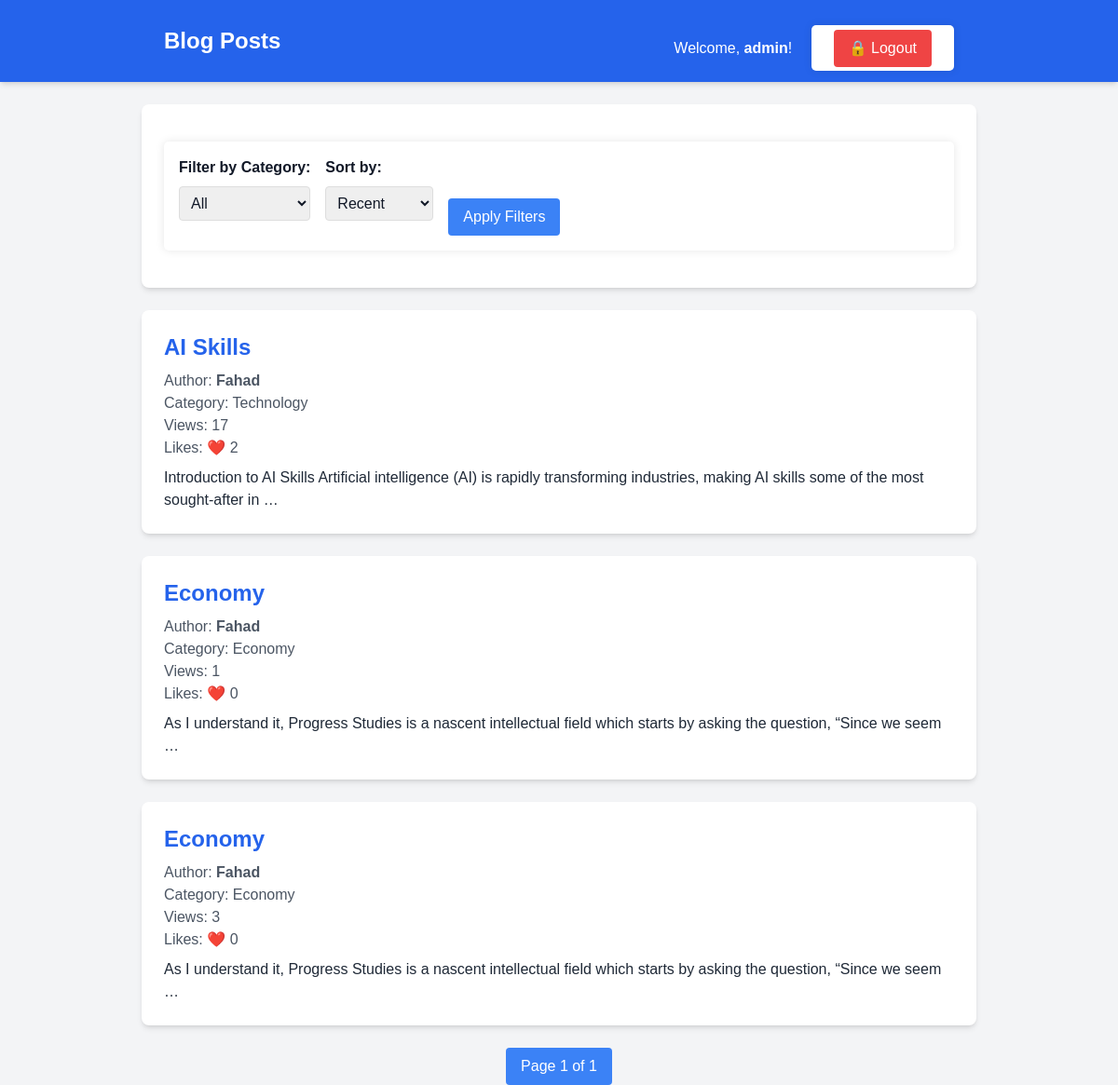
/ (signed in), run on the app's committed database.
### blog/models.py (models this page shows, shortened)
class User(AbstractUser):
    is_reader = models.BooleanField(default=False)
    is_publisher = models.BooleanField(default=False)
    objects = CustomUserManager()  # ✅ Explicitly setting the manager

class BlogPost(models.Model):
    title = models.CharField(max_length=200)
    content = models.TextField()
    author = models.ForeignKey('User', on_delete=models.CASCADE, related_name='blog_posts')  # ✅ Fixed User reference
    category = models.ForeignKey(Category, on_delete=models.SET_NULL, null=True)
    created_at = models.DateTimeField(auto_now_add=True)
    updated_at = models.DateTimeField(auto_now=True)
    views = models.PositiveIntegerField(default=0)

class Category(models.Model):
    name = models.CharField(max_length=100)

### blog/views.py (the view)
# urls.py: path('', views.blog_list, name='blog_list'),
def blog_list(request):
    category_id = request.GET.get('category')
    blogs = BlogPost.objects.all()
    if category_id:
        blogs = blogs.filter(category_id=category_id)
    sort_by = request.GET.get('sort_by')
    if sort_by == 'recent':
        blogs = blogs.order_by('-created_at')
    elif sort_by == 'most_liked':
        blogs = blogs.annotate(num_likes=Count('likes')).order_by('-num_likes')
    elif sort_by == 'latest':  # Sort by latest created blog
        blogs = blogs.order_by('-created_at')
    elif sort_by == 'earliest':  # Sort by earliest created blog
        blogs = blogs.order_by('created_at')
    categories = Category.objects.all()
    paginator = Paginator(blogs, 5)  # Show 5 blogs per page
    page_number = request.GET.get('page')
    page_obj = paginator.get_page(page_number)
    return render(request, 'blog/blog_list.html', {
        'page_obj': page_obj,
        'categories': categories,
    })

### blog/templates/blog/blog_list.html (shortened to what this page needs)
{% load static %}
<!DOCTYPE html>
<html lang="en">
<head>
    <script src="https://cdn.tailwindcss.com"></script>
    <link rel="stylesheet" href="{% static 'blog/styles.css' %}">
</head>
<body class="bg-gray-100 text-gray-900">
    <header class="bg-blue-600 text-white py-4 shadow-md">
        <div class="max-w-4xl mx-auto flex justify-between items-center px-6">
            <h1 class="text-2xl font-bold">Blog Posts</h1>
            <nav>
                {% if user.is_authenticated %}
                    <p class="inline-block mr-4">Welcome, <span class="font-semibold">{{ user.username }}</span>!</p>
                    <form action="{% url 'logout' %}" method="post" class="inline">
                        <button type="submit" class="bg-red-500 text-white px-4 py-2 rounded hover:bg-red-700">
                            🔒 Logout
                        </button>
                    </form>
                {% endif %}
            </nav>
        </div>
    </header>
    <div class="max-w-4xl mx-auto mt-6 bg-white p-6 rounded-lg shadow-md">
        <form method="get" class="flex flex-wrap gap-4">
            <div>
                <label for="category" class="block font-semibold">Filter by Category:</label>
                <select name="category" id="category" class="border rounded p-2">
                    <option value="">All</option>
                </select>
            </div>
            <div>
                <label for="sort_by" class="block font-semibold">Sort by:</label>
                <select name="sort_by" id="sort_by" class="border rounded p-2">
                    <option value="recent" {% if request.GET.sort_by == "recent" %}selected{% endif %}>Recent</option>
                </select>
            </div>
            <button type="submit" class="bg-blue-500 text-white px-4 py-2 rounded hover:bg-blue-700 self-end">
                Apply Filters
            </button>
        </form>
    </div>
    <div class="max-w-4xl mx-auto mt-6">
        <ul class="space-y-6">
            {% for blog in page_obj %}
                <li class="bg-white p-6 rounded-lg shadow-md">
                    <a href="{% url 'blog_detail' blog.pk %}" class="text-2xl font-bold text-blue-600 hover:underline">
                        {{ blog.title }}
                    </a>
                    <p class="text-gray-600 mt-2">Author: <span class="font-semibold">{{ blog.author.username }}</span></p>
                    <p class="text-gray-600">Category: {{ blog.category.name }}</p>
                    <p class="text-gray-600">Views: {{ blog.views }}</p>
                    <p class="text-gray-600">Likes: ❤️ {{ blog.likes.count }}</p>
                    <p class="text-gray-800 mt-2">{{ blog.content|truncatewords:20 }}</p>
                </li>
            {% endfor %}
        </ul>
    </div>
    <div class="max-w-4xl mx-auto mt-6 text-center">
        <div class="inline-flex space-x-4">
            <span class="px-4 py-2 bg-blue-500 text-white rounded">
                Page {{ page_obj.number }} of {{ page_obj.paginator.num_pages }}
            </span>
        </div>
    </div>
</body>
</html>

### blog/static/blog/styles.css (style rules this page uses)
body { font-family: Arial, sans-serif; margin: 0; padding: 0; background-color: #f4f4f9; color: #333; line-height: 1.6; }
header { background-color: #007BFF; color: white; padding: 1rem 0; text-align: center; }
header h1 { margin: 0; font-size: 2rem; }
nav { margin-top: 1rem; }
nav a, nav button { color: white; text-decoration: none; margin: 0 0.5rem; font-size: 1rem; background: none; border: none; cursor: pointer; transition: color 0.3s ease; }
form { background: white; padding: 1rem; border-radius: 5px; box-shadow: 0 0 10px rgba(0, 0, 0, 0.1); margin: 1rem 0; }
form label { display: block; margin-bottom: 0.5rem; font-weight: bold; }
form input[type="text"], form input[type="email"], form input[type="password"], form textarea, form select { width: 100%; padding: 0.5rem; margin-bottom: 1rem; border: 1px solid #ddd; border-radius: 5px; font-size: 1rem; }
form button { background-color: #007BFF; color: white; padding: 0.5rem 1rem; border: none; border-radius: 5px; cursor: pointer; font-size: 1rem; transition: background-color 0.3s ease; }

### data on the page
User: username "admin"
BlogPost: title "AI Skills", author.username "Fahad", category.name "Technology", views "17", likes.count "2", content "Introduction to AI Skills Artificial intelligence (AI) is rapidly transforming industries, making AI skills some of the most sought-after in …"
BlogPost: title "Economy", author.username "Fahad", category.name "Economy", views "1", likes.count "0", content "As I understand it, Progress Studies is a nascent intellectual field which starts by asking the question, “Since we seem …"
BlogPost: title "Economy", author.username "Fahad", category.name "Economy", views "3", likes.count "0", content "As I understand it, Progress Studies is a nascent intellectual field which starts by asking the question, “Since we seem …"

### other printed values
{{ page_obj.number }} "1"
{{ page_obj.paginator.num_pages }} "1"
